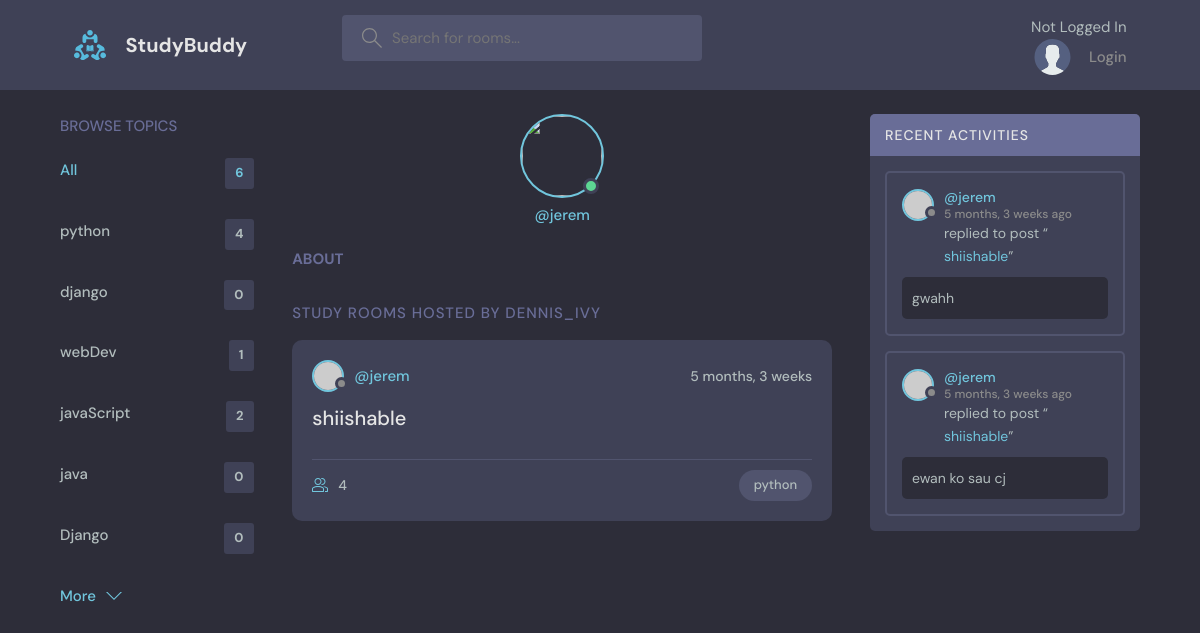
The page /profile/4/ on the database its author committed.
### base/models.py (models this page shows, shortened)
class Topic(models.Model):
    name = models.CharField(max_length=200)

class Room(models.Model):
    host = models.ForeignKey(User ,on_delete=models.SET_NULL, null=True)
    topic = models.ForeignKey(Topic ,on_delete=models.SET_NULL, null=True)
    name = models.CharField(max_length=200)
    description = models.TextField(null=True, blank=True)
    participants = models.ManyToManyField(User, related_name='participants', blank=True)
    update = models.DateTimeField(auto_now=True)
    created = models.DateTimeField(auto_now_add=True)
    class Meta:
        ordering = ['-update', '-created']

class Message(models.Model):
    user = models.ForeignKey(User ,on_delete=models.CASCADE)
    room = models.ForeignKey(Room, on_delete=models.CASCADE)
    body = models.TextField()
    update = models.DateTimeField(auto_now=True)
    created = models.DateTimeField(auto_now_add=True)
    class Meta:
        ordering = ['-update', '-created']

### base/views.py (the view)
# urls.py: path('profile/<str:pk>/', views.profile , name="user-profile"),
def profile(request,pk):
    user = User.objects.get(id=pk)
    rooms = user.room_set.all()
    room_messages = user.message_set.all()
    topics = Topic.objects.all()
    context = {'user':user,'rooms':rooms,'topics':topics,'room_messages': room_messages }
    return render(request, 'base/profile.html', context)

### base/templates/base/profile.html (shortened to what this page needs)
{% extends 'main.html' %}
{% block content %}
<main class="profile-page layout layout--3">
  <div class="container">
    {% include 'base/topics_component.html' %}
    <div class="roomList">
      <div class="profile">
        <div class="profile__avatar">
          <div class="avatar avatar--large active">
            <img src="{{user.avatar.url}}" />
          </div>
        </div>
        <div class="profile__info">
          <p>@{{user.username}}</p>
        </div>
        <div class="profile__about">
          <h3>About</h3>
        </div>
      </div>
      <div class="roomList__header">
        <div>
          <h2>Study Rooms Hosted by dennis_ivy</a>
          </h2>
        </div>
      </div>
      {% include 'base/room_component.html' %}
    </div>
    {% include 'base/activity_component.html' %}
</main>
{% endblock content %}

### base/templates/base/topics_component.html
<div class="topics">
    <div class="topics__header">
      <h2>Browse Topics</h2>
    </div>
    <ul class="topics__list">
      <li>
        <a href="{% url 'home' %}" class="active">All <span>{{topics.count}}</span></a>
      </li>
      {% for topic in topics  %}
      <li>
        <a href="{% url 'home' %}?q={{topic.name}}">{{topic.name}} <span>{{topic.room_set.all.count}}</span></a>
      </li>
      {% endfor %}
    </ul>
    <a class="btn btn--link" href="topics.html">
      More
      <svg version="1.1" xmlns="http://www.w3.org/2000/svg" width="32" height="32" viewBox="0 0 32 32">
        <title>chevron-down</title>
        <path d="M16 21l-13-13h-3l16 16 16-16h-3l-13 13z"></path>
      </svg>
    </a>
  </div>

### base/templates/base/room_component.html (shortened to what this page needs)
{% for room in rooms %}
<div class="roomListRoom">
    <div class="roomListRoom__header">
      <a href="{% url 'user-profile' room.host.id %}" class="roomListRoom__author">
        <div class="avatar avatar--small">
          <img src="https://randomuser.me/api/portraits/women/11.jpg" />
        </div>
        <span>@{{room.host.username}}</span>
      </a>
      <div class="roomListRoom__actions">
        <span>{{room.created|timesince}}</span>
      </div>
    </div>
    <div class="roomListRoom__content">
      <a href="{%  url 'room' room.id %}">{{room.name}}</a>
    </div>
    <div class="roomListRoom__meta">
      <a href="{%  url 'room' room.id %}" class="roomListRoom__joined">
        {{room.participants.all.count}}
      </a>
      <p class="roomListRoom__topic">{{room.topic.name}}</p>
    </div>
  </div>
{% endfor %}

### base/templates/base/activity_component.html (shortened to what this page needs)
<div class="activities">
    <div class="activities__header">
      <h2>Recent Activities</h2>
    </div>
    {% for message in room_messages  %}
    <div class="activities__box">
      <div class="activities__boxHeader roomListRoom__header">
        <a href="{% url 'user-profile' message.user.id %}" class="roomListRoom__author">
          <div class="avatar avatar--small">
            <img src="https://randomuser.me/api/portraits/women/11.jpg" />
          </div>
          <p>
            @{{message.user}}
            <span>{{message.created|timesince}} ago</span>
          </p>
        </a>
      </div>
      <div class="activities__boxContent">
        <p>replied to post “<a href="{% url 'room' message.room.id  %}">{{message.room.name}}</a>”</p>
        <div class="activities__boxRoomContent">
          {{message.body}}
        </div>
      </div>
    </div>
    {% endfor %}
    </div>
  </div>

### rows shown on the page
Topic: name "python", room_set.all.count "4"
Topic: name "django", room_set.all.count "0"
Topic: name "webDev", room_set.all.count "1"
Topic: name "javaScript", room_set.all.count "2"
Topic: name "java", room_set.all.count "0"
Topic: name "Django", room_set.all.count "0"
Room: host.username "jerem", created "5 months, 3 weeks", name "shiishable", participants.all.count "4", topic.name "python"
Message: user "jerem", created "5 months, 3 weeks", room.name "shiishable", body "gwahh"
Message: user "jerem", created "5 months, 3 weeks", room.name "shiishable", body "ewan ko sau cj"

### other values the page prints
{{ topics.count }} "6"
{{ user.username }} "jerem"
